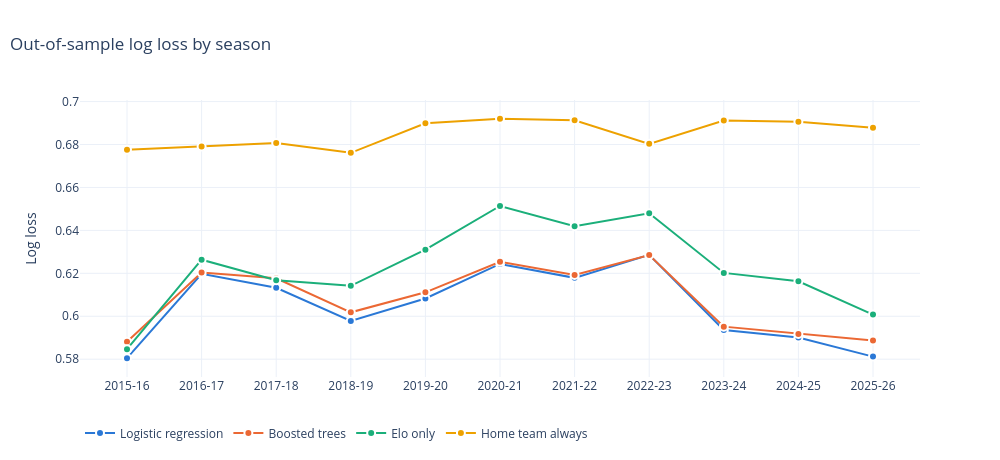

This figure's notebook cell:
### Code cell
by_season = scores(preds, prob_cols, by_season=True)
plot_scores_by_season(by_season, ["Logistic regression", "Boosted trees", "Elo only",
                                  "Home team always"]).show()

### Figure 1 — Plotly figure (JSON) as saved in the notebook; plotly's stock layout.template omitted (floating-point values rounded to 4 significant figures)
{"data": [{"customdata": [68.54, 65.28, 66.59, 67.24, 66.86, 64.81, 66.42, 64.47, 67.48, 68.05, 69.35], "hovertemplate": "<b>Logistic regression</b> %{x}: log loss %{y:.4f}, accuracy %{customdata:.1f}%<extra></extra>", "line": {"color": "#2a78d6", "width": 2}, "marker": {"color": "#2a78d6", "line": {"color": "white", "width": 2}, "size": 8}, "mode": "lines+markers", "name": "Logistic regression", "type": "scatter", "x": ["2015-16", "2016-17", "2017-18", "2018-19", "2019-20", "2020-21", "2021-22", "2022-23", "2023-24", "2024-25", "2025-26"], "y": [0.5805, 0.6198, 0.6133, 0.5978, 0.6083, 0.6244, 0.6179, 0.6286, 0.5936, 0.5901, 0.5812]}, {"customdata": [68.94, 64.96, 67.24, 67.24, 67.99, 65.37, 66.75, 63.66, 67.07, 68.78, 68.7], "hovertemplate": "<b>Boosted trees</b> %{x}: log loss %{y:.4f}, accuracy %{customdata:.1f}%<extra></extra>", "line": {"color": "#eb6834", "width": 2}, "marker": {"color": "#eb6834", "line": {"color": "white", "width": 2}, "size": 8}, "mode": "lines+markers", "name": "Boosted trees", "type": "scatter", "x": ["2015-16", "2016-17", "2017-18", "2018-19", "2019-20", "2020-21", "2021-22", "2022-23", "2023-24", "2024-25", "2025-26"], "y": [0.5881, 0.6204, 0.6177, 0.6018, 0.6112, 0.6253, 0.6192, 0.6285, 0.5952, 0.5918, 0.5887]}, {"customdata": [69.76, 64.55, 65.45, 65.37, 64.49, 61.02, 64.23, 63.01, 65.04, 66.67, 68.78], "hovertemplate": "<b>Elo only</b> %{x}: log loss %{y:.4f}, accuracy %{customdata:.1f}%<extra></extra>", "line": {"color": "#1baf7a", "width": 2}, "marker": {"color": "#1baf7a", "line": {"color": "white", "width": 2}, "size": 8}, "mode": "lines+markers", "name": "Elo only", "type": "scatter", "x": ["2015-16", "2016-17", "2017-18", "2018-19", "2019-20", "2020-21", "2021-22", "2022-23", "2023-24", "2024-25", "2025-26"], "y": [0.5847, 0.6264, 0.6168, 0.6142, 0.631, 0.6514, 0.6419, 0.648, 0.6202, 0.6163, 0.6008]}, {"customdata": [58.86, 58.37, 57.89, 59.27, 55.15, 54.35, 54.39, 58.05, 54.31, 54.39, 55.37], "hovertemplate": "<b>Home team always</b> %{x}: log loss %{y:.4f}, accuracy %{customdata:.1f}%<extra></extra>", "line": {"color": "#eda100", "width": 2}, "marker": {"color": "#eda100", "line": {"color": "white", "width": 2}, "size": 8}, "mode": "lines+markers", "name": "Home team always", "type": "scatter", "x": ["2015-16", "2016-17", "2017-18", "2018-19", "2019-20", "2020-21", "2021-22", "2022-23", "2023-24", "2024-25", "2025-26"], "y": [0.6776, 0.6791, 0.6807, 0.6761, 0.6899, 0.692, 0.6913, 0.6803, 0.6912, 0.6906, 0.6878]}], "layout": {"height": 460, "hoverlabel": {"bgcolor": "white"}, "hovermode": "x unified", "legend": {"orientation": "h", "x": 0, "y": -0.15}, "title": {"text": "Out-of-sample log loss by season", "x": 0.01}, "width": 1000, "xaxis": {"type": "category"}, "yaxis": {"title": {"text": "Log loss"}}}}
